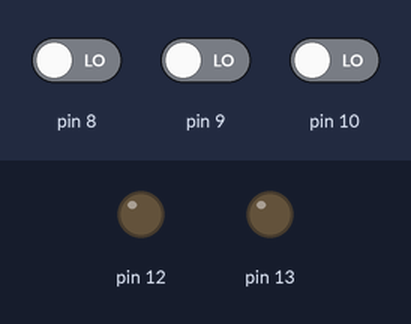
This sketch was run on a simulated Arduino Uno, built with avr-gcc and run on an emulated ATmega328P. Shown: output pins drawn as LEDs (lit = HIGH). The inputs (shaded band) are chosen by the test bench; at power-on: pin 8 LOW, pin 9 LOW, pin 10 LOW.

Above: at 1.2 s.
1.3 s: pin 8 driven HIGH
At 2.4 s:
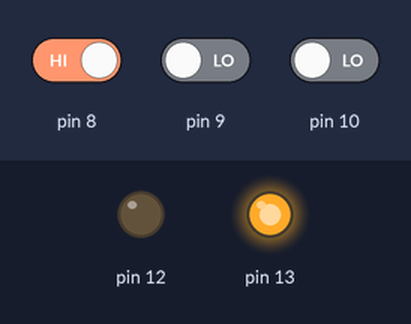
2.8 s: pin 9 driven HIGH
At 3.5 s:
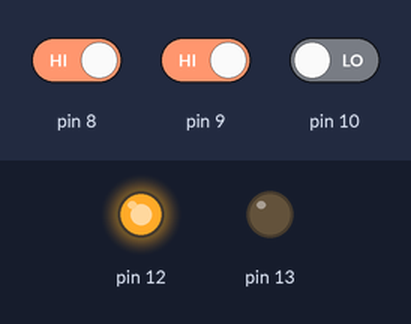
4.3 s: pin 10 driven HIGH
At 4.6 s:
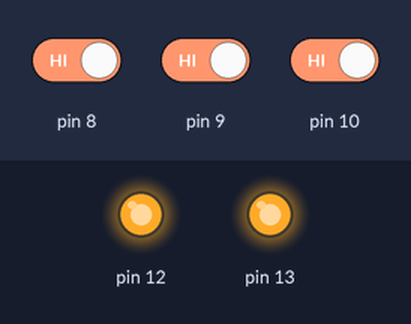
5.8 s: pin 10 driven LOW
At 7.0 s:
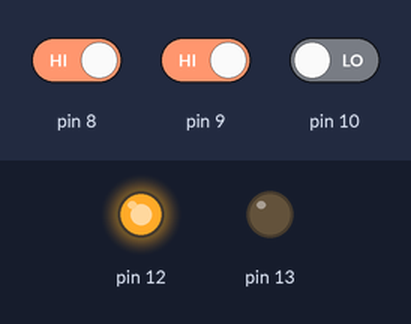
7.3 s: pin 8 driven LOW
At 8.1 s:
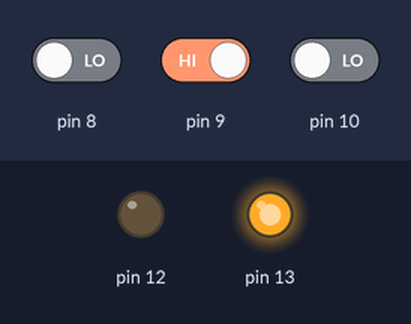
Timing chart, 0 to 9.8 s (numbered marks = the images above; inputs shaded):
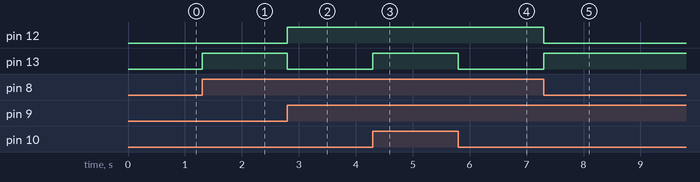

The sketch:

Full_Adder.ino
```cpp
byte a,b,c,d;
void setup() {
  // put your setup code here, to run once:
  pinMode(13,OUTPUT);
  pinMode(12,OUTPUT);
  pinMode(10,INPUT);
  pinMode(9,INPUT);
  pinMode(8,INPUT);

}

void loop() {
  // put your main code here, to run repeatedly:
  a = digitalRead(8);
  b = digitalRead(9);
  c = digitalRead(10);

  digitalWrite(13,a^b^c);
  digitalWrite(12,(a&b)|(b&c)|(a&c));

}
```

Measured:
- after the input at 1.3 s, pin 13: LOW → HIGH at once
- after the input at 2.8 s, pin 12: LOW → HIGH at once; pin 13: HIGH → LOW at once
- after the input at 4.3 s, pin 13: LOW → HIGH at once
- after the input at 5.8 s, pin 13: HIGH → LOW at once
- after the input at 7.3 s, pin 12: HIGH → LOW at once; pin 13: LOW → HIGH at once
